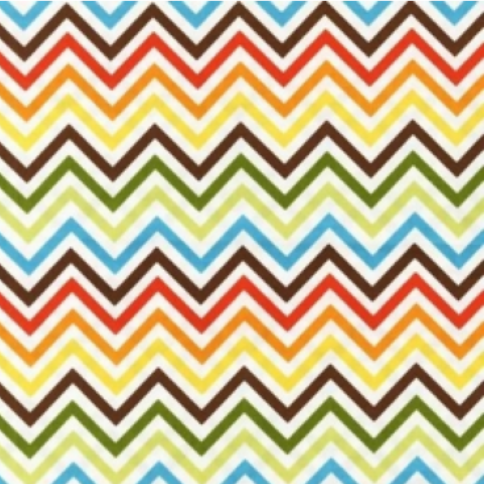
#> input picture data/example_1.png, 484 x 484 px; its folder holds only this picture in this run
$ python make_fourier_set.py --folder data
#> lines starting #> are read from the running program, lines starting #| are printed output that depends on the picture
### fourier_lab.py
"""Utilities for Fourier-transform intuition practice.

Core goals:
- Keep transforms consistent across CLI and web app.
- Render magnitude images in an exam-like grayscale style.
- Support real texture images and synthetic pattern generation.
"""

from __future__ import annotations

from dataclasses import dataclass
from pathlib import Path
from typing import Dict, List, Tuple

import cv2
import numpy as np
from skimage import data


@dataclass
class StyleConfig:
    clip_percentile: float = 99.5
    gamma: float = 3.0
    gain: float = 1.81
    grain_std: float = 0.05
    grain_seed: int = 442
    suppress_dc_radius: int = 0
    normalize_std: bool = False


REAL_IMAGE_BUILDERS = {
    "brick": data.brick,
    "grass": data.grass,
    "gravel": data.gravel,
    "coins": data.coins,
    "checkerboard": data.checkerboard,
    "camera": data.camera,
    "moon": data.moon,
    "page": data.page,
}


def load_images_from_folder(folder: str | Path, size: int = 512) -> Dict[str, np.ndarray]:
    exts = {".png", ".jpg", ".jpeg", ".bmp", ".tif", ".tiff", ".ppm", ".pgm"}
    folder = Path(folder)
    if not folder.exists():
        raise ValueError(f"Folder does not exist: {folder}")

    out: Dict[str, np.ndarray] = {}
    for p in sorted(folder.iterdir()):
        if not p.is_file() or p.suffix.lower() not in exts:
            continue
        img = cv2.imread(str(p), cv2.IMREAD_GRAYSCALE)
        if img is None:
            continue
        out[p.stem] = center_crop_square(img, size=size)

    if not out:
        raise ValueError(f"No readable image files in {folder}")
    return out


def _to_gray_uint8(image: np.ndarray) -> np.ndarray:
    if image.ndim == 3:
        image = cv2.cvtColor(image, cv2.COLOR_RGB2GRAY)
    if image.dtype != np.uint8:
        image = cv2.normalize(image, None, 0, 255, cv2.NORM_MINMAX).astype(np.uint8)
    return image


def center_crop_square(image: np.ndarray, size: int = 512) -> np.ndarray:
    h, w = image.shape[:2]
    side = min(h, w)
    y0 = (h - side) // 2
    x0 = (w - side) // 2
    cropped = image[y0 : y0 + side, x0 : x0 + side]
    if side != size:
        cropped = cv2.resize(cropped, (size, size), interpolation=cv2.INTER_AREA)
    return cropped


# [35 lines left out: functions load_real_images, synthetic_patterns, not called in this run]


def fft_magnitude_exam_style(image: np.ndarray, style: StyleConfig | None = None) -> np.ndarray:
    style = style or StyleConfig()
    gray = _to_gray_uint8(image)
    signal = gray.astype(np.float32)

    if style.normalize_std:
        signal = signal - signal.mean()
        std = signal.std()
        if std > 1e-6:
            signal = signal / std

    f = np.fft.fft2(signal)
    fshift = np.fft.fftshift(f)

    # Optional tiny DC suppression avoids a saturated white center dot.
    if style.suppress_dc_radius > 0:
        h, w = gray.shape
        cy, cx = h // 2, w // 2
        rr = style.suppress_dc_radius
        fshift[cy - rr : cy + rr + 1, cx - rr : cx + rr + 1] = 0

    mag = np.log1p(np.abs(fshift))

    # Robust clipping keeps bright spikes while preserving low-amplitude grain.
    hi = np.percentile(mag, style.clip_percentile)
    mag = np.clip(mag / max(hi, 1e-6), 0.0, 1.0)
    mag = np.power(mag, style.gamma)
    mag = np.clip(mag * style.gain, 0.0, 1.0)

    if style.grain_std > 0:
        rng = np.random.default_rng(style.grain_seed)
        mag = np.clip(mag + rng.normal(0, style.grain_std, size=mag.shape), 0.0, 1.0)

    return (mag * 255).astype(np.uint8)


# [68 lines left out: functions pairwise_similarity, summarize_fft_features, annotate_intuition, build_dataset, not called in this run]

### make_fourier_set.py
from __future__ import annotations

import argparse
import random
from pathlib import Path
from typing import Dict, List, Tuple

import cv2
import numpy as np

from fourier_lab import (
    StyleConfig,
    annotate_intuition,
    build_dataset,
    fft_magnitude_exam_style,
    load_images_from_folder,
    summarize_fft_features,
)


def tile(images: List[np.ndarray], cols: int = 4, pad: int = 10, bg: int = 240) -> np.ndarray:
    h, w = images[0].shape[:2]
    rows = (len(images) + cols - 1) // cols
    canvas = np.full((rows * h + (rows + 1) * pad, cols * w + (cols + 1) * pad), bg, dtype=np.uint8)
    for i, im in enumerate(images):
        r = i // cols
        c = i % cols
        y0 = pad + r * (h + pad)
        x0 = pad + c * (w + pad)
        canvas[y0 : y0 + h, x0 : x0 + w] = im
    return canvas


def put_label(im: np.ndarray, text: str) -> np.ndarray:
    out = cv2.cvtColor(im, cv2.COLOR_GRAY2BGR)
    cv2.putText(out, text, (12, 28), cv2.FONT_HERSHEY_SIMPLEX, 0.9, (255, 255, 255), 4, cv2.LINE_AA)
    cv2.putText(out, text, (12, 28), cv2.FONT_HERSHEY_SIMPLEX, 0.9, (30, 30, 30), 2, cv2.LINE_AA)
    return cv2.cvtColor(out, cv2.COLOR_BGR2GRAY)


def make_quiz_sheet(
    names: List[str],
    originals: Dict[str, np.ndarray],
    spectra: Dict[str, np.ndarray],
    seed: int,
) -> Tuple[np.ndarray, Dict[int, str]]:
    rng = random.Random(seed)
    letter_order = names[:]
    rng.shuffle(letter_order)
    letters = [chr(ord("A") + i) for i in range(len(names))]

    numbered_imgs: List[np.ndarray] = []
    for idx, n in enumerate(names, start=1):
        numbered_imgs.append(put_label(originals[n], str(idx)))

    lettered_specs: List[np.ndarray] = []
    for li, n in enumerate(letter_order):
        lettered_specs.append(put_label(spectra[n], letters[li]))

    left = tile(numbered_imgs, cols=4)
    right = tile(lettered_specs, cols=4)

    h = max(left.shape[0], right.shape[0])
    if left.shape[0] < h:
        left = np.pad(left, ((0, h - left.shape[0]), (0, 0)), constant_values=240)
    if right.shape[0] < h:
        right = np.pad(right, ((0, h - right.shape[0]), (0, 0)), constant_values=240)

    sep = np.full((h, 18), 220, dtype=np.uint8)
    sheet = np.hstack([left, sep, right])

    mapping = {}
    for i, n in enumerate(names, start=1):
        letter = letters[letter_order.index(n)]
        mapping[i] = letter
    return sheet, mapping


def main() -> None:
    parser = argparse.ArgumentParser(description="Create Fourier practice outputs.")
    parser.add_argument("--out", default="outputs", help="Output directory")
    parser.add_argument("--size", type=int, default=512, help="Image size")
    parser.add_argument("--mode", choices=["real", "synthetic", "folder", "data", "vistex"], default="data")
    parser.add_argument("--folder", default="", help="Local folder for --mode folder")
    parser.add_argument("--seed", type=int, default=442)
    parser.add_argument("--clip-percentile", type=float, default=99.5)
    parser.add_argument("--gamma", type=float, default=3.0)
    parser.add_argument("--gain", type=float, default=1.81)
    parser.add_argument("--grain-std", type=float, default=0.05)
    parser.add_argument("--grain-seed", type=int, default=442)
    parser.add_argument("--suppress-dc-radius", type=int, default=0)
    parser.add_argument("--normalize-std", action="store_true")
    args = parser.parse_args()

    out_dir = Path(args.out)
    out_dir.mkdir(parents=True, exist_ok=True)
    style = StyleConfig(
        clip_percentile=args.clip_percentile,
        gamma=args.gamma,
        gain=args.gain,
        grain_std=args.grain_std,
        grain_seed=args.grain_seed,
        suppress_dc_radius=args.suppress_dc_radius,
        normalize_std=args.normalize_std,
    )

    if args.mode == "folder":
        if not args.folder:
            raise ValueError("--folder is required for --mode folder")
        originals = load_images_from_folder(Path(args.folder), size=args.size)
        dataset = {name: (img, fft_magnitude_exam_style(img, style=style)) for name, img in originals.items()}
    elif args.mode == "data":
        originals = load_images_from_folder("data", size=args.size)
#> in load_images_from_folder, `img = cv2.imread(str(p), cv2.IMREAD_GRAYSCALE)`:
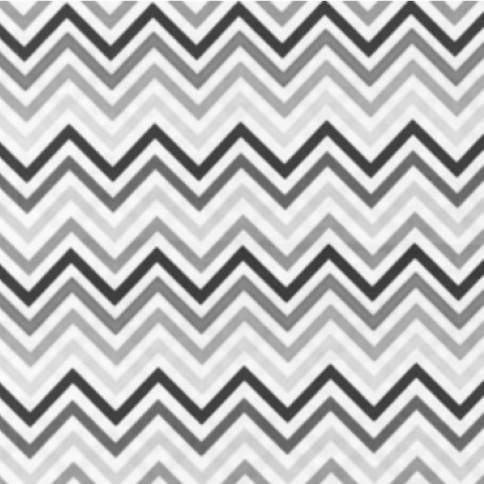
#> img: shape (484, 484); min 53, max 254, mean 190.4
#> originals = 1 item
        dataset = {name: (img, fft_magnitude_exam_style(img, style=style)) for name, img in originals.items()}
#> dataset = 1 item
    elif args.mode == "vistex":
        originals = load_images_from_folder("data_vistex", size=args.size)
        dataset = {name: (img, fft_magnitude_exam_style(img, style=style)) for name, img in originals.items()}
    else:
        dataset = build_dataset(use_real=args.mode == "real", size=args.size, style=style)
        originals = {name: pair[0] for name, pair in dataset.items()}

    spectra = {name: pair[1] for name, pair in dataset.items()}
#> spectra = 1 item
    names = list(dataset.keys())
#> names = ['example_1']

    for name, (img, mag) in dataset.items():
        cv2.imwrite(str(out_dir / f"{name}_img.png"), img)
        cv2.imwrite(str(out_dir / f"{name}_fft.png"), mag)
#> this loop made 1 pass
#> pass 1, in main, `cv2.imwrite(str(out_dir / f"{name}_fft.png"), mag)`:
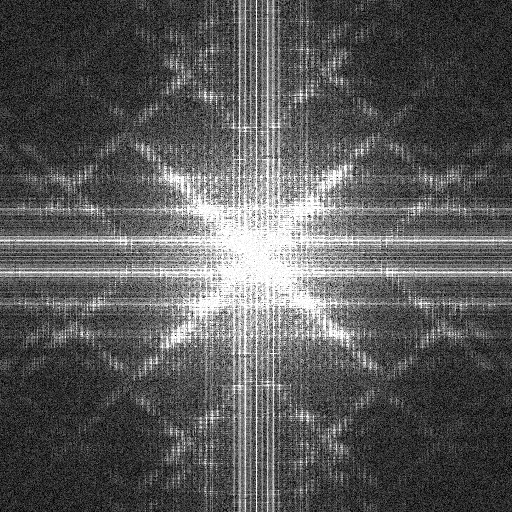
#> saved as example_1_fft.png: shape (512, 512); min 0, max 255, mean 88.9

    pairs = [
        np.hstack(
            [
                put_label(dataset[name][0], f"{name} (image)"),
                np.full((args.size, 16), 220, dtype=np.uint8),
                put_label(dataset[name][1], f"{name} (FFT magnitude)"),
            ]
        )
        for name in names
    ]
#> call 2 of put_label, with text = 'example_1 (FFT magnitude)'
#> in put_label (call 2), `cv2.putText(out, text, (12, 28), cv2.FONT_HERSHEY_SIMPLEX, 0.9, (30, 3..`:
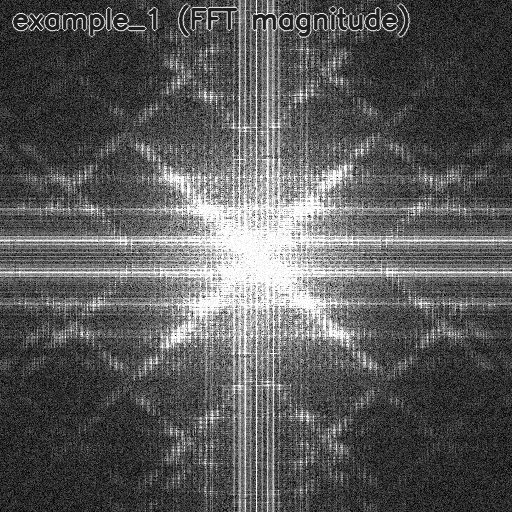
#> out: shape (512, 512, 3); min 0, max 255, mean 89.8
#> pairs = 1 item

    pair_sheet = tile(pairs, cols=1, pad=16, bg=250)
#> in tile, `rows = (len(images) + cols - 1) // cols`: rows = 1
#> in tile, `canvas = np.full((rows * h + (rows + 1) * pad, cols * w + (cols + 1) *..`: canvas: shape (544, 1072); every value is 250
#> the loop in tile, `for i, im in enumerate(images):` made 1 pass
#> (r, c, y0, x0) on pass 1: (0, 0, 16, 16)
#> after the loop in tile, `for i, im in enumerate(images):`:
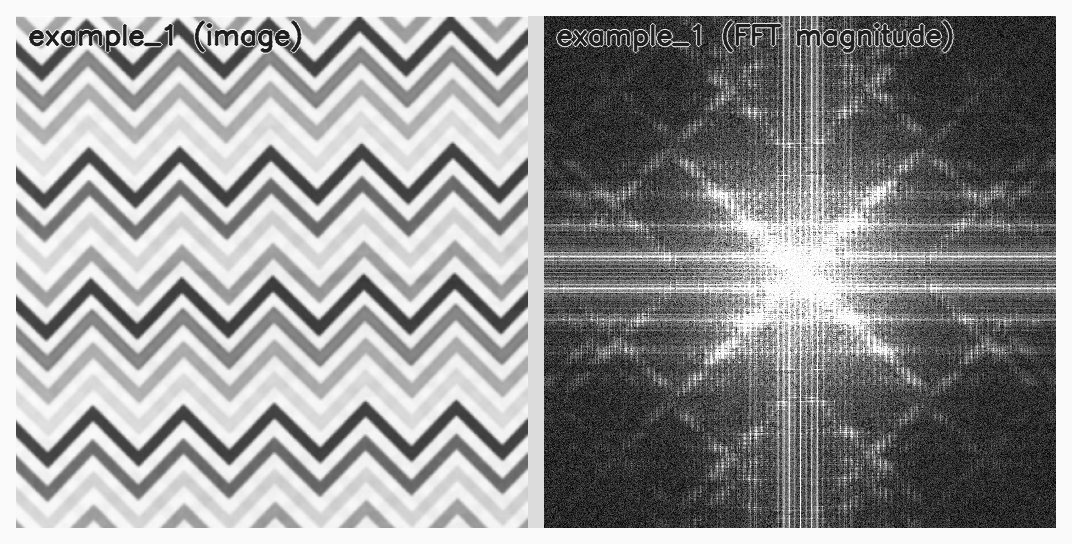
#> canvas: shape (544, 1072); min 0, max 255, mean 150.4
    cv2.imwrite(str(out_dir / "pairs_sheet.png"), pair_sheet)

    quiz_sheet, mapping = make_quiz_sheet(names, originals, spectra, seed=args.seed)
#> in make_quiz_sheet, `letter_order = names[:]`: letter_order = ['example_1']
#> in make_quiz_sheet, `letters = [chr(ord("A") + i) for i in range(len(names))]`: letters = ['A']
#> the loop in make_quiz_sheet, `for idx, n in enumerate(names, start=1):` made 1 pass
#> (idx, n) on pass 1: (1, 'example_1')
#> after the loop in make_quiz_sheet, `for idx, n in enumerate(names, start=1):`: numbered_imgs = 1 item
#> the loop in make_quiz_sheet, `for li, n in enumerate(letter_order):` made 1 pass
#> (li, n) on pass 1: (0, 'example_1')
#> call 2 of tile, with cols = 4, pad = 10, bg = 240
#> in tile (call 2), `canvas = np.full((rows * h + (rows + 1) * pad, cols * w + (cols + 1) *..`: canvas: shape (532, 2098); every value is 240
#> the loop in tile (call 2), `for i, im in enumerate(images):` made 1 pass
#> (r, c, y0, x0) on pass 1: (0, 0, 10, 10)
#> after the loop in tile (call 2), `for i, im in enumerate(images):`:
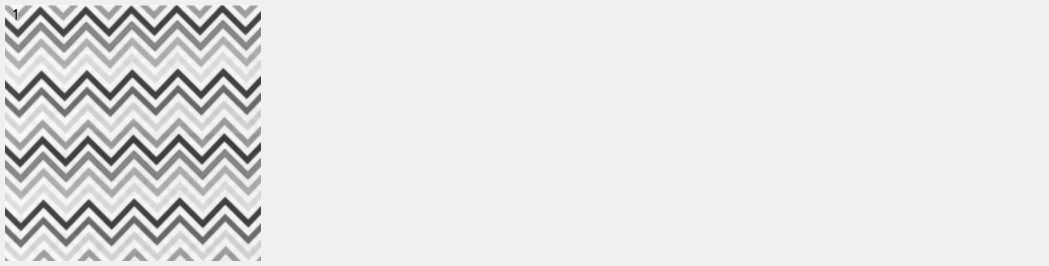
#> canvas: shape (532, 2098) (shown at 1/2 size); min 30, max 255, mean 228.3
#> call 3 of tile, with cols = 4, pad = 10, bg = 240
#> the loop in tile (call 3), `for i, im in enumerate(images):` made 1 pass
#> after the loop in tile (call 3), `for i, im in enumerate(images):`:
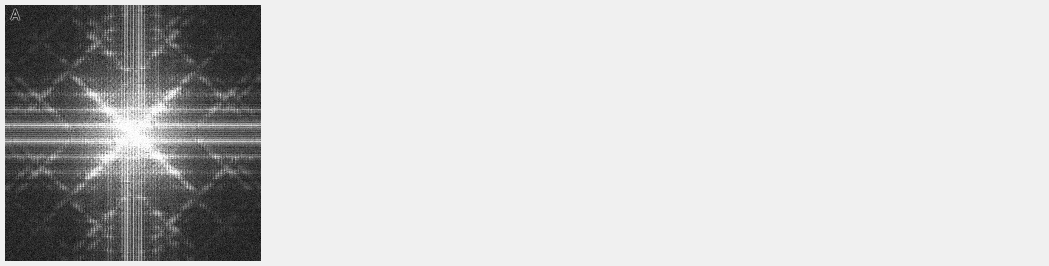
#> canvas: shape (532, 2098) (shown at 1/2 size); min 0, max 255, mean 204.5
#> in make_quiz_sheet, `sheet = np.hstack([left, sep, right])`:
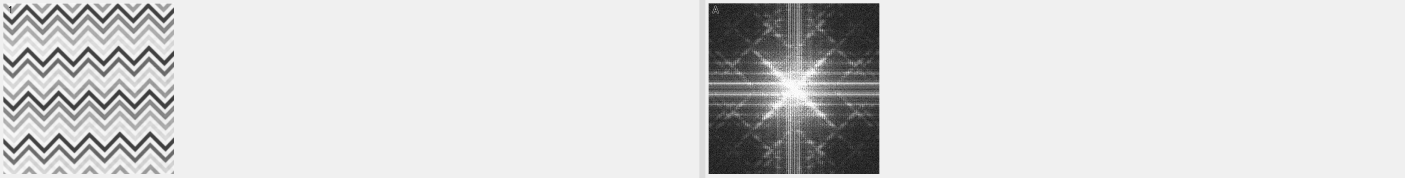
#> sheet: shape (532, 4214) (shown at 1/3 size); min 0, max 255, mean 216.4
#> the loop in make_quiz_sheet, `for i, n in enumerate(names, start=1):` made 1 pass
#> after the loop in make_quiz_sheet, `for i, n in enumerate(names, start=1):`: mapping = {1: 'A'}
#> mapping = {1: 'A'}
    cv2.imwrite(str(out_dir / "quiz_sheet.png"), quiz_sheet)

    with open(out_dir / "answer_key.txt", "w", encoding="utf-8") as f:
        f.write("1:A; 2:C; 3:B; 4:F; 5:E; 6:H; 7:G; 8:D\n")

    print(f"Wrote outputs to {out_dir.resolve()}")


if __name__ == "__main__":
    main()

$ run again, on data/example_5.png
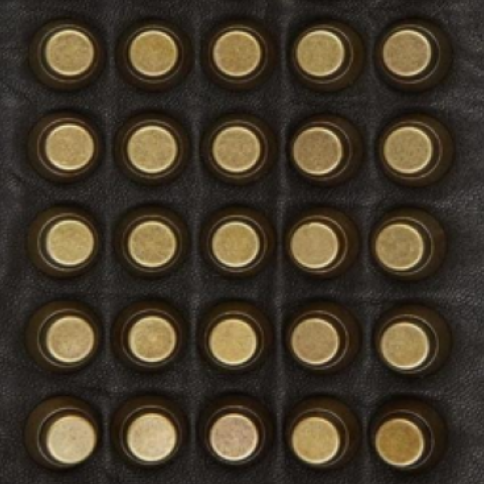
#> input picture data/example_5.png, 484 x 484 px
#> originals = 1 item
#> names = ['example_5']
#> the loop in main, `for name, (img, mag) in dataset.items():` made 1 pass
#> pairs = 1 item
#> rows = 1
#> the loop in tile, `for i, im in enumerate(images):` made 1 pass
#> (r, c, y0, x0) on pass 1: (0, 0, 16, 16)
#> letter_order = ['example_5']
#> letters = ['A']
#> the loop in make_quiz_sheet, `for idx, n in enumerate(names, start=1):` made 1 pass
#> (idx, n) on pass 1: (1, 'example_5')
#> after the loop in make_quiz_sheet, `for idx, n in enumerate(names, start=1):`: numbered_imgs = 1 item
#> the loop in make_quiz_sheet, `for li, n in enumerate(letter_order):` made 1 pass
#> (li, n) on pass 1: (0, 'example_5')
#> the loop in tile (call 2), `for i, im in enumerate(images):` made 1 pass
#> (r, c, y0, x0) on pass 1: (0, 0, 10, 10)
#> after the loop in tile (call 2), `for i, im in enumerate(images):`:
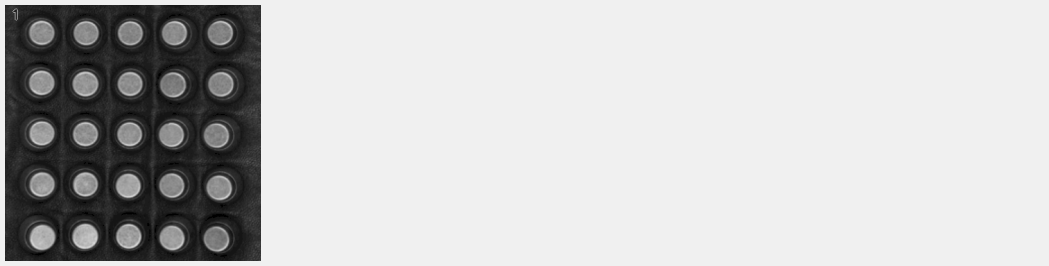
#> canvas: shape (532, 2098) (shown at 1/2 size); min 0, max 254, mean 197.3
#> in make_quiz_sheet, `sheet = np.hstack([left, sep, right])`:
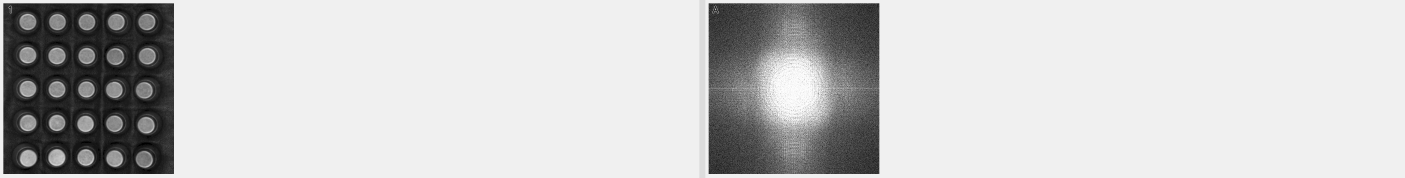
#> sheet: shape (532, 4214) (shown at 1/3 size); min 0, max 255, mean 203.8
#> the loop in make_quiz_sheet, `for i, n in enumerate(names, start=1):` made 1 pass
#> after the loop in make_quiz_sheet, `for i, n in enumerate(names, start=1):`: mapping = {1: 'A'}

$ run again, on data/example_6.png
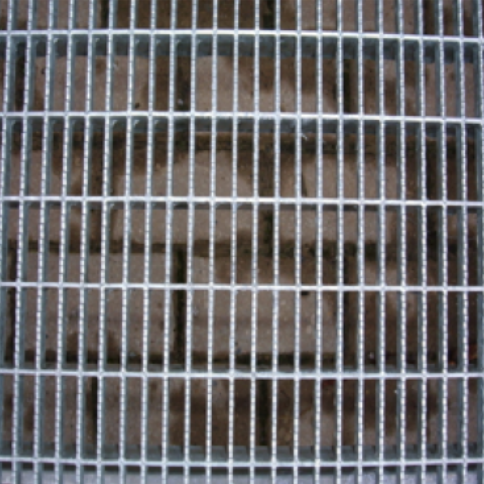
#> input picture data/example_6.png, 484 x 484 px
#> originals = 1 item
#> names = ['example_6']
#> the loop in main, `for name, (img, mag) in dataset.items():` made 1 pass
#> pairs = 1 item
#> rows = 1
#> the loop in tile, `for i, im in enumerate(images):` made 1 pass
#> (r, c, y0, x0) on pass 1: (0, 0, 16, 16)
#> letter_order = ['example_6']
#> letters = ['A']
#> the loop in make_quiz_sheet, `for idx, n in enumerate(names, start=1):` made 1 pass
#> (idx, n) on pass 1: (1, 'example_6')
#> after the loop in make_quiz_sheet, `for idx, n in enumerate(names, start=1):`: numbered_imgs = 1 item
#> the loop in make_quiz_sheet, `for li, n in enumerate(letter_order):` made 1 pass
#> (li, n) on pass 1: (0, 'example_6')
#> the loop in tile (call 2), `for i, im in enumerate(images):` made 1 pass
#> (r, c, y0, x0) on pass 1: (0, 0, 10, 10)
#> after the loop in tile (call 2), `for i, im in enumerate(images):`:
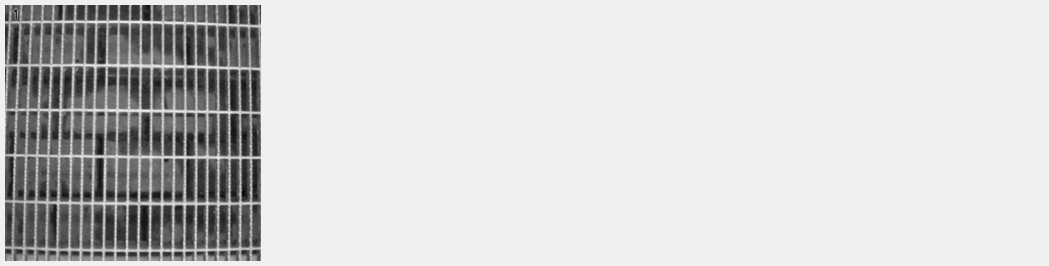
#> canvas: shape (532, 2098) (shown at 1/2 size); min 0, max 254, mean 208.7
#> in make_quiz_sheet, `sheet = np.hstack([left, sep, right])`:
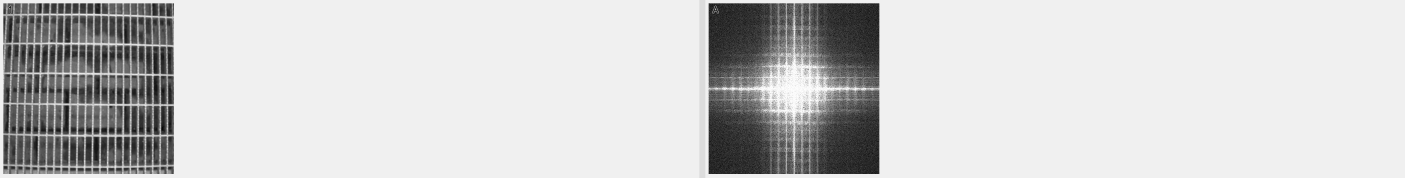
#> sheet: shape (532, 4214) (shown at 1/3 size); min 0, max 255, mean 207.5
#> the loop in make_quiz_sheet, `for i, n in enumerate(names, start=1):` made 1 pass
#> after the loop in make_quiz_sheet, `for i, n in enumerate(names, start=1):`: mapping = {1: 'A'}

$ run again, on data/example_7.png
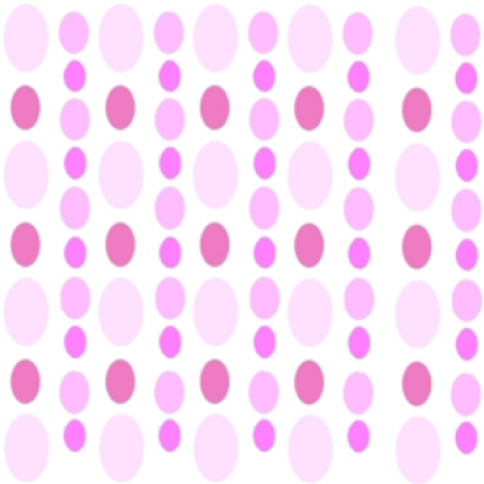
#> input picture data/example_7.png, 484 x 484 px
#> originals = 1 item
#> names = ['example_7']
#> the loop in main, `for name, (img, mag) in dataset.items():` made 1 pass
#> pairs = 1 item
#> rows = 1
#> the loop in tile, `for i, im in enumerate(images):` made 1 pass
#> (r, c, y0, x0) on pass 1: (0, 0, 16, 16)
#> letter_order = ['example_7']
#> letters = ['A']
#> the loop in make_quiz_sheet, `for idx, n in enumerate(names, start=1):` made 1 pass
#> (idx, n) on pass 1: (1, 'example_7')
#> after the loop in make_quiz_sheet, `for idx, n in enumerate(names, start=1):`: numbered_imgs = 1 item
#> the loop in make_quiz_sheet, `for li, n in enumerate(letter_order):` made 1 pass
#> (li, n) on pass 1: (0, 'example_7')
#> the loop in tile (call 2), `for i, im in enumerate(images):` made 1 pass
#> (r, c, y0, x0) on pass 1: (0, 0, 10, 10)
#> in make_quiz_sheet, `sheet = np.hstack([left, sep, right])`:
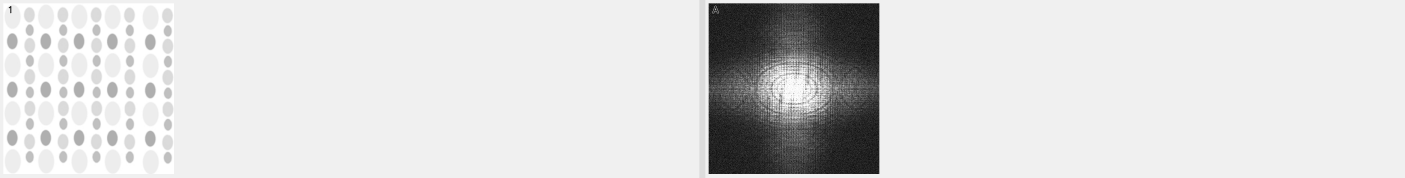
#> sheet: shape (532, 4214) (shown at 1/3 size); min 0, max 255, mean 220.1
#> the loop in make_quiz_sheet, `for i, n in enumerate(names, start=1):` made 1 pass
#> after the loop in make_quiz_sheet, `for i, n in enumerate(names, start=1):`: mapping = {1: 'A'}
